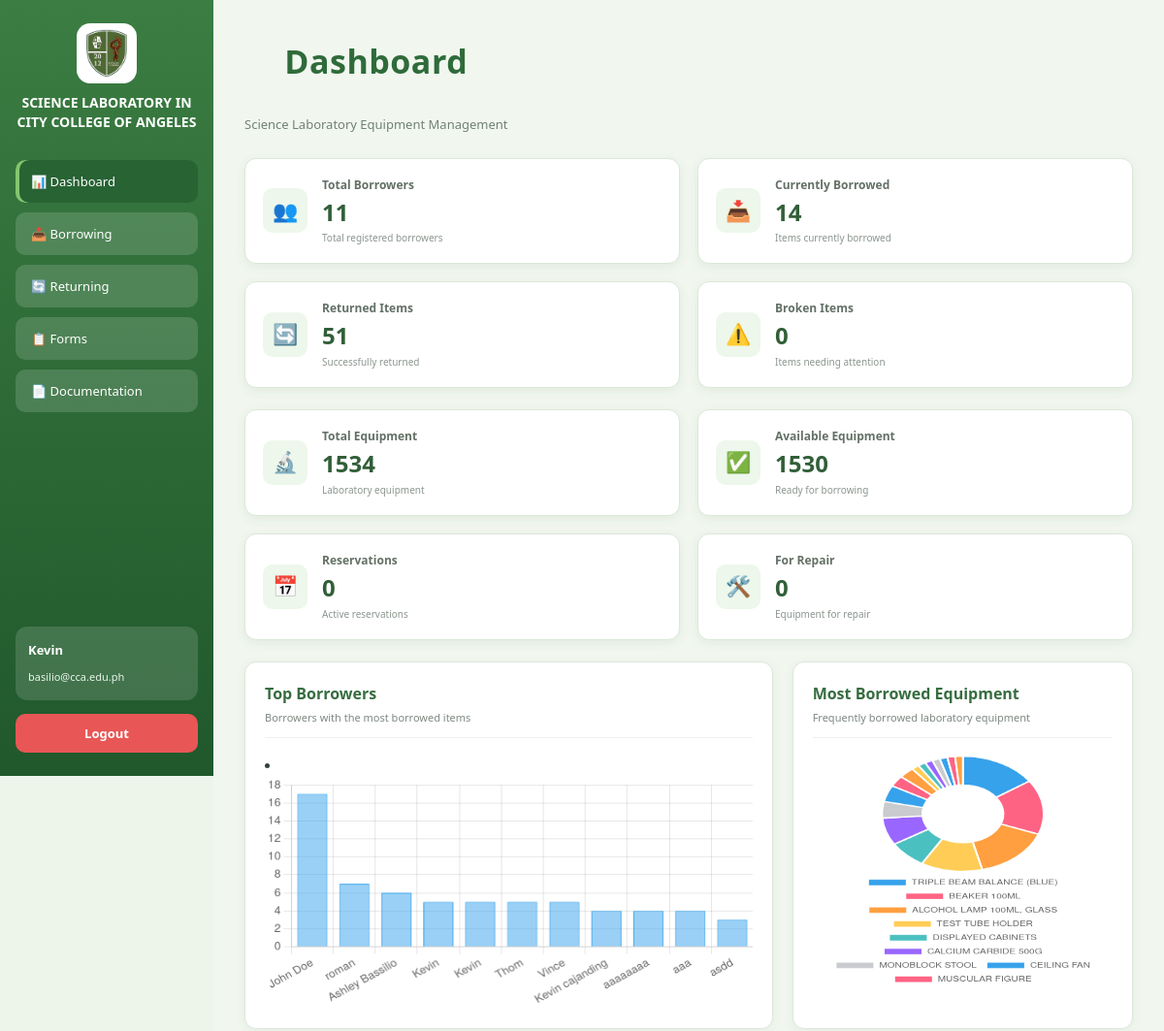
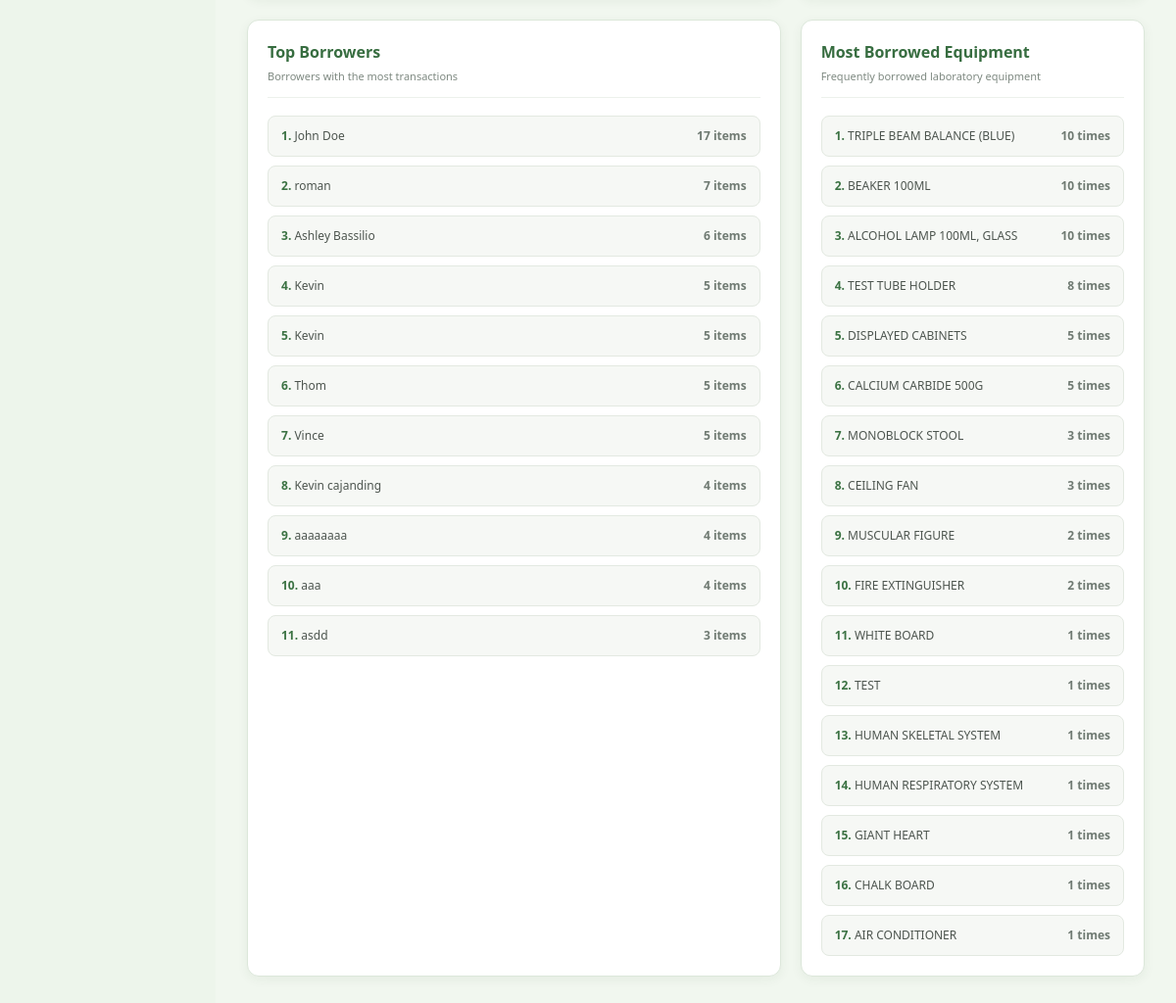
The page /dashboard (signed in) on the database its author committed (2 pictures, top to bottom).
### tables this page shows
CREATE TABLE "Borrower" (
	"SchoolID"	TEXT,
	"BorrowerName"	TEXT NOT NULL,
	"Email"	TEXT NOT NULL,
	"Department"	TEXT NOT NULL,
	"Contact"	INTEGER NOT NULL,
	"Remarks"	TEXT,
	PRIMARY KEY("SchoolID")
);

CREATE TABLE "Items" (
	"ItemID"	INTEGER,
	"Code"	TEXT NOT NULL,
	"Category"	TEXT NOT NULL,
	"Type"	TEXT NOT NULL,
	"Status"	TEXT NOT NULL,
	"Remarks"	TEXT,
	"Class"	TEXT,
	PRIMARY KEY("ItemID")
);

### app.py (the view)
@app.route('/dashboard')
@isLogin
def dashboard():
    conn = sqlite3.connect(DB_PATH, timeout=5)
    conn.row_factory = sqlite3.Row
    cursor = conn.cursor()
    conn = sqlite3.connect(DB_PATH, timeout=5)
    conn.row_factory = sqlite3.Row
    cur = conn.cursor()
    cur.execute("""
        SELECT
            Borrower.BorrowerName,
            Borrower.SchoolID,
            COUNT(Log.LogID) AS TotalBorrowed
        FROM Log
        JOIN Borrower
            ON Log.SchoolID = Borrower.SchoolID
        GROUP BY Borrower.SchoolID
        ORDER BY TotalBorrowed DESC

    """)
    top_borrowers = cur.fetchall()
    cur.execute("""
        SELECT
            Items.Type,
            COUNT(Log.ItemID) AS BorrowCount
        FROM Log
        JOIN Items
            ON Log.ItemID = Items.ItemID
        GROUP BY Items.Type
        ORDER BY BorrowCount DESC

    """)
    top_items = cur.fetchall()
    cursor.execute("""
    SELECT COUNT(*) AS Total
    FROM Borrower
""")
    Borrowers = cursor.fetchone()
    cursor.execute("""
        SELECT COUNT(*) AS Borrowings
        FROM Log
        WHERE DateReturned is NULL
    """)
    Borrowing = cursor.fetchone()
    cursor.execute("""
        SELECT COUNT(*) AS Return
        FROM Log
        WHERE DateReturned IS NOT NULL
    """)
    Returned = cursor.fetchone()
    cursor.execute("""
        SELECT COUNT(*) AS Item
        FROM Items
    """)
    Items = cursor.fetchone()
    cursor.execute("""
        SELECT COUNT(*) AS Available
        FROM Items WHERE Status = 'AVAILABLE'
    """)
    Available = cursor.fetchone()
    cursor.execute("""
            SELECT COUNT(*) AS BROKEN
            FROM Items WHERE Status = 'BROKEN'
        """)
    Broken = cursor.fetchone()
    conn.close()
    return render_template('dashboard.html',Broken = Broken,Items=Items,Available = Available , Returned=Returned, Borrower=Borrowers, ss=88, Borrowing = Borrowing, top_borrowers=top_borrowers, top_items=top_items)

### app.py (called while the page is built)
def isLogin(func):
    @wraps(func)
    def wrapper(*args, **kwargs):
        if 'username' not in session:
            return render_template('login.html')
        return func(*args, **kwargs)
    return wrapper

### templates/dashboard.html (shortened to what this page needs)
<!DOCTYPE html>
<html>
<head>
    <link rel="stylesheet" href="{{ url_for('static', filename='dashboard.css') }}">
</head>
<body>
<div class="container">
<div class="sidebar">
    <div class="logo-header">
        <img src="{{ url_for('static', filename='images/logo.png') }}" class="logo">
        <h2 class="title">SCIENCE LABORATORY IN CITY COLLEGE OF ANGELES</h2>
    </div>
    <button class="menu-btn active" onclick="location.href='dashboard'">📊 Dashboard</button>
    <button class="menu-btn" onclick="location.href='borrow'">📥 Borrowing</button>
    <button class="menu-btn" onclick="location.href='returning'">🔄 Returning</button>
    <button class="menu-btn" onclick="location.href='broken'">📋 Forms</button>
    <button class="menu-btn" onclick="location.href='documentation'">📄 Documentation</button>
    <div class="user-box">
        <p class="name">{{   session['username']   }}</p>
        <small>basilio@cca.edu.ph</small>
    </div>
    <button class="logout-btn" onclick="logout()">Logout</button>
</div>
<div class="main">
    <div class="dashboard-header">
        <div>
            <h2 class="page-title">Dashboard</h2>
            <p class="dashboard-subtitle">Science Laboratory Equipment Management</p>
        </div>
    </div>
    <div class="summary-container">
        <div class="summary-card">
            <div class="summary-icon">👥</div>
            <div>
                <h4>Total Borrowers</h4>
                <h2>{{ Borrower.Total }}</h2>
                <p>Total registered borrowers</p>
            </div>
        </div>
        <div class="summary-card">
            <div class="summary-icon">📥</div>
            <div>
                <h4>Currently Borrowed</h4>
                <h2>{{ Borrowing["Borrowings"]|default(0) }}</h2>
                <p>Items currently borrowed</p>
            </div>
        </div>
        <div class="summary-card">
            <div class="summary-icon">🔄</div>
            <div>
                <h4>Returned Items</h4>
                <h2>{{ Returned["Return"]|default(0) }}</h2>
                <p>Successfully returned</p>
            </div>
        </div>
        <div class="summary-card">
            <div class="summary-icon">⚠️</div>
            <div>
                <h4>Broken Items</h4>
                <h2>{{ Broken["Broken"]|default(0) }}</h2>
                <p>Items needing attention</p>
            </div>
        </div>
    </div>
    <div class="summary-container">
        <div class="summary-card">
            <div class="summary-icon">🔬</div>
            <div>
                <h4>Total Equipment</h4>
                <h2>{{ Items["Item"]|default(0) }}</h2>
                <p>Laboratory equipment</p>
            </div>
        </div>
        <div class="summary-card">
            <div class="summary-icon">✅</div>
            <div>
                <h4>Available Equipment</h4>
                <h2>{{ Available["Available"]|default(0) }}</h2>
                <p>Ready for borrowing</p>
            </div>
        </div>
        <div class="summary-card">
            <div class="summary-icon">📅</div>
            <div>
                <h4>Reservations</h4>
                <h2>{{ total_reservations|default(0) }}</h2>
                <p>Active reservations</p>
            </div>
        </div>
        <div class="summary-card">
            <div class="summary-icon">🛠️</div>
            <div>
                <h4>For Repair</h4>
                <h2>{{ total_for_repair|default(0) }}</h2>
                <p>Equipment for repair</p>
            </div>
        </div>
    </div>
    <div class="dashboard-grid">
        <div class="dashboard-card large-card">
            <div class="card-header">
                <div>
                    <h3>Top Borrowers</h3>
                    <p>Borrowers with the most borrowed items</p>
                </div>
            </div>
<li>
            <canvas id="borrowerChart"></canvas>
        </div>
        <div class="dashboard-card">
            <div class="card-header">
                <div>
                    <h3>Most Borrowed Equipment</h3>
                    <p>Frequently borrowed laboratory equipment</p>
                </div>
            </div>
            <canvas id="equipmentChart"></canvas>
        </div>
    </div>
    <div class="dashboard-grid">
        <div class="dashboard-card">
            <div class="card-header">
                <div>
                    <h3>Top Borrowers</h3>
                    <p>Borrowers with the most transactions</p>
                </div>
            </div>
            <ul class="analytics-list">
                {% for row in top_borrowers %}
                <li>
                    <span><strong>{{ loop.index }}.</strong> {{ row["BorrowerName"] }}</span>
                    <span>{{ row["TotalBorrowed"] }} items</span>
                </li>
                {% else %}
                <li><span>No borrowing data available</span></li>
                {% endfor %}
            </ul>
        </div>
        <div class="dashboard-card">
            <div class="card-header">
                <div>
                    <h3>Most Borrowed Equipment</h3>
                    <p>Frequently borrowed laboratory equipment</p>
                </div>
            </div>
            <ul class="analytics-list">
                {% for row in top_items %}
                <li>
                    <span><strong>{{ loop.index }}.</strong> {{ row["Type"] }}</span>
                    <span>{{ row["BorrowCount"] }} times</span>
                </li>
                {% else %}
                <li><span>No equipment data available</span></li>
                {% endfor %}
            </ul>
        </div>
    </div>
<script>
document.addEventListener("DOMContentLoaded",function(){
    const borrowerElement=document.getElementById("borrowerData");
    const equipmentElement=document.getElementById("equipmentData");
    if(borrowerElement){
        const borrowerData=JSON.parse(borrowerElement.textContent);
        new Chart(document.getElementById("borrowerChart"),{
            type:"bar",
            data:{
                labels:borrowerData.names,
                datasets:[{
                    label:"Items Borrowed",
                    data:borrowerData.values,
                    borderWidth:1
                }]
            },
            options:{
                responsive:true,
                maintainAspectRatio:false,
                scales:{
                    y:{
                        beginAtZero:true,
                        ticks:{precision:0}
                    }
                },
                plugins:{
                    legend:{display:false}
                }
            }
        });
    }
    if(equipmentElement){
        const equipmentData=JSON.parse(equipmentElement.textContent);
        new Chart(document.getElementById("equipmentChart"),{
            type:"doughnut",
            data:{
                labels:equipmentData.names,
                datasets:[{
                    label:"Borrow Count",
                    data:equipmentData.values,
                    borderWidth:2
                }]
            },
            options:{
                responsive:true,
                maintainAspectRatio:false,
                plugins:{
                    legend:{
                        position:"bottom",
                        labels:{
                            font:{size:10}
                        }
                    }
                }
            }
        });
    }
});
</script>
</body>
</html>

### rows shown on the page
Borrower: BorrowerName "John Doe", TotalBorrowed "17"
Borrower: BorrowerName "roman", TotalBorrowed "7"
Borrower: BorrowerName "Ashley Bassilio", TotalBorrowed "6"
Borrower: BorrowerName "Kevin", TotalBorrowed "5"
Borrower: BorrowerName "Kevin", TotalBorrowed "5"
Borrower: BorrowerName "Thom", TotalBorrowed "5"
Borrower: BorrowerName "Vince", TotalBorrowed "5"
Borrower: BorrowerName "Kevin cajanding", TotalBorrowed "4"
Borrower: BorrowerName "aaaaaaaa", TotalBorrowed "4"
Borrower: BorrowerName "aaa", TotalBorrowed "4"
Borrower: BorrowerName "asdd", TotalBorrowed "3"
Items: Type "DISPLAYED CABINETS", BorrowCount "5"

### other values the page prints
{{ session['username'] }} "Kevin"
{{ Borrower.Total }} "11"
{{ Borrowing["Borrowings"]|default(0) }} "14"
{{ Returned["Return"]|default(0) }} "51"
{{ Broken["Broken"]|default(0) }} "0"
{{ Items["Item"]|default(0) }} "1534"
{{ Available["Available"]|default(0) }} "1530"
{{ total_reservations|default(0) }} "0"
{{ total_for_repair|default(0) }} "0"
{{ row["Type"] }} "TRIPLE BEAM BALANCE (BLUE)" "BEAKER 100ML" "ALCOHOL LAMP 100ML, GLASS" "TEST TUBE HOLDER" "CALCIUM CARBIDE 500G" "MONOBLOCK STOOL" "CEILING FAN" "MUSCULAR FIGURE" "FIRE EXTINGUISHER" "WHITE BOARD" "TEST" "HUMAN SKELETAL SYSTEM" "HUMAN RESPIRATORY SYSTEM" "GIANT HEART" "CHALK BOARD" "AIR CONDITIONER"
{{ row["BorrowCount"] }} "10" "10" "10" "8" "5" "3" "3" "2" "2" "1" "1" "1" "1" "1" "1" "1"
